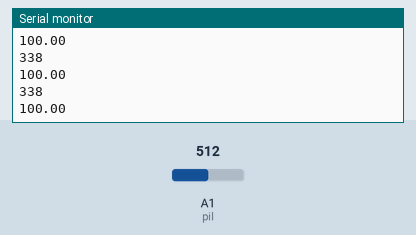
Simulated run of this sketch. Board: Arduino Uno, built with avr-gcc and run on an emulated ATmega328P. Parts: the last lines printed to the serial monitor. Inputs (shaded band) come from the test bench; at power-on: A1 (pil) = 512.

Above: at 1.3 s.
1.4 s: A1 (pil) set to 328
At 1.81 s:
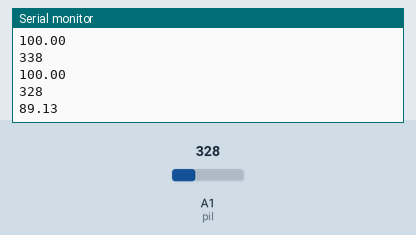
2.9 s: A1 (pil) set to 306
At 3.31 s:
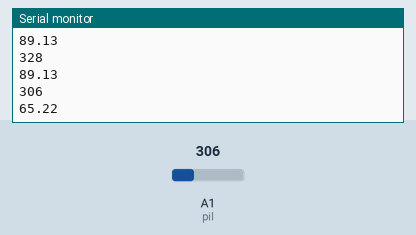
Timing chart, 0 to 5.9 s (numbered marks = the images above; inputs shaded):
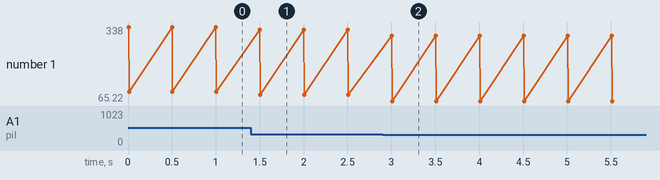

The sketch:

Pil-olcer.ino
```cpp
#define pil A1

int min_deger = 246;
int gerilim = 0;
float yuzde = 0;
float deger = 0;

void setup() {
  // put your setup code here, to run once:
  Serial.begin(9600);
  Serial.println("Start");

}

void loop() {

  gerilim = analogRead(pil);

  if (gerilim >= 338)
    gerilim = 338;

    if (gerilim <= 246)
    gerilim = 246;

    yuzde = gerilim - min_deger;
    deger = (100.00/92.00) * yuzde;

    Serial.println(gerilim);
    Serial.println(deger);

    delay(500);

}
```

Measured:
- after the input at 1.4 s, the serial monitor: prints a new line after 0.10 s (image 1)
- after the input at 2.9 s, the serial monitor: prints a new line after 0.10 s (image 2)
- plotted number 1: 100 → 89.13 after the input at 1.4 s, 89.13 → 65.22 after the input at 2.9 s
